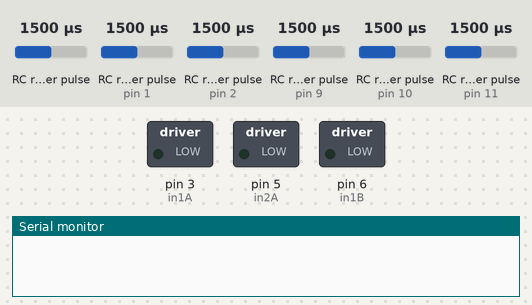
Recording of a sketch running on a simulated Arduino Uno, built with avr-gcc and run on an emulated ATmega328P. On the bench: switched loads named in the sketch (green lamp = pin HIGH), the last lines printed to the serial monitor. Wiring (inferred from the names in the program): 6 × RC receiver channel: data pin 0 / data pin 1 / data pin 2 / data pin 9 / data pin 10 / data pin 11. The inputs (shaded band) are chosen by the test bench; at power-on: RC receiver pulse (sensors on pin 2, pin 1, pin 9, pin 10, pin 11) 1500 µs, RC receiver pulse 1500 µs. Pins used as bus, display or sensor lines are not drawn.

Above: at 1.2 s.
1.3 s: RC receiver pulse (sensor on pin 2) set to 1263 µs
2.8 s: RC receiver pulse (sensor on pin 2) set to 1231 µs
At 4.0 s:
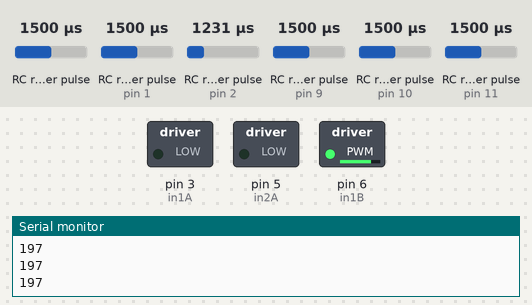
4.3 s: RC receiver pulse (sensor on pin 2) set to 1980 µs
At 5.3 s:
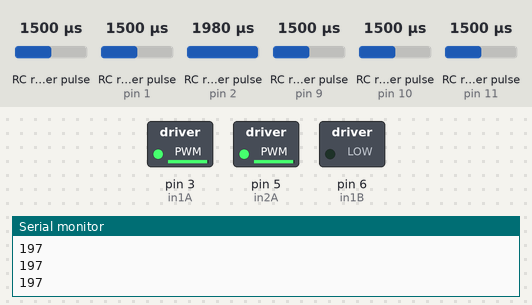
Timing chart, 0 to 7.3 s (numbered marks = the images above; inputs shaded):
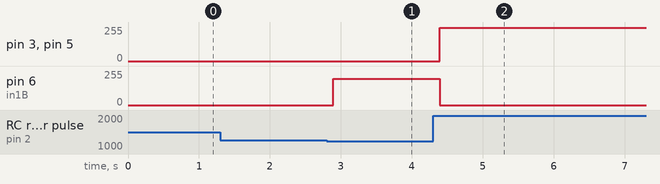

Measured:
- the behaviour switches between 1249 and 1248 µs on RC receiver pulse (sensor on pin 2) (found by bisection; images 0 and 1)
- after the input at 1.3 s, every drawn part: stays the same
- after the input at 2.8 s, pin 6 (in1B): 0/255 → 197/255 after 0.09 s
- after the input at 4.3 s, pin 3 (in1A), pin 5 (in2A): 0/255 → 249/255 after 0.09 s; pin 6 (in1B): 197/255 → 0/255 after 0.09 s

The sketch:

RcRadioTank.ino
```cpp
// Define Input Connections
#define CH1 0
#define CH2 1
#define CH3 2
#define CH4 9
#define CH5 10
#define CH6 11

//motor pins
#define in1A 3
#define in2A 5
#define in1B 6
#define in2B 9

//Motor direction
int MotorDirA = 1;
int MotorDirB = 1;

// Integers to represent values from sticks and pots
int ch1Value;
int ch2Value;
int ch3Value;
int ch4Value;
int ch5Value;

// Boolean to represent switch value
bool ch6Value;

//Flags and variables for the program
int deadZone = 50;
int maxSpeed = 255;
int minSpeed = 0;


// Read the number of a specified channel and convert to the range provided.
// If the channel is off, return the default value
int readChannel(int channelInput, int minLimit, int maxLimit, int defaultValue){
  int ch = pulseIn(channelInput, HIGH, 30000);
  if (ch < 100) return defaultValue;
  return map(ch, 1000, 2000, minLimit, maxLimit);
}

// Read the switch channel and return a boolean value
bool readSwitch(byte channelInput, bool defaultValue){
  int intDefaultValue = (defaultValue)? 100: 0;
  int ch = readChannel(channelInput, 0, 100, intDefaultValue);
  return (ch > 50);
}

void forwards(int speed){
  //check for directional input

  //Start motors forwards
  analogWrite(in1A, speed);
  analogWrite(in2A, speed);

  //Stop motors backwards
  analogWrite(in1B, 0);
  analogWrite(in2B, 0);

  delay(1);

}

void backwards(int speed){

 //Map the speed to the range 0-255 for reverse
 int newSpeed = map(speed, 0, 255, 255, 0);
 Serial.println(newSpeed);
 if (newSpeed > 255) newSpeed = 255;
  analogWrite(in1B, newSpeed);
  analogWrite(in2B, newSpeed);

 //Stop motors forwards
  analogWrite(in1A, 0);
  analogWrite(in2A, 0);
  delay(1);

}

int directionalInputCheck(){

}

void setup(){
  // Set up serial monitor
  Serial.begin(115200);

  // Set all pins as inputs
  pinMode(CH1, INPUT);
  pinMode(CH2, INPUT);
  pinMode(CH3, INPUT);
  pinMode(CH4, INPUT);
  pinMode(CH5, INPUT);
  pinMode(CH6, INPUT);

  //Motor pins
  pinMode(in1A, OUTPUT);
  pinMode(in2A, OUTPUT);
  pinMode(in1B, OUTPUT);
  pinMode(in2B, OUTPUT);

}
void getChannelValues(){
  // Get values for each channel and store in variables
  ch1Value = readChannel(CH1, -100, 100, 0);
  ch2Value = readChannel(CH2, -100, 100, 0);
  ch3Value = readChannel(CH3, -100, 100, -100);
  ch4Value = readChannel(CH4, -100, 100, 0);
  ch5Value = readChannel(CH5, -100, 100, 0);
  ch6Value = readSwitch(CH6, false);
}

 void stopAllMotorOutput(){
  analogWrite(in1A, 0);
  analogWrite(in2A, 0);
  analogWrite(in1B, 0);
  analogWrite(in2B, 0);
  delay(1);
 }
void loop() {

  // Read the values of each channel
  getChannelValues();

  //Map the values to the range 0-255 for the motor outputs
  int ch3ValueMap = map(ch3Value, -100, 100, 0, 255);
  int ch1ValueMap = map(ch1Value, -100, 100, 0, 255);

 //Check to see if the stick is in the dead zone
  if(ch3Value > 0 && ch3Value > deadZone){
    forwards(ch3ValueMap);
  }
  else if(ch3Value < 0 && ch3Value < -deadZone){
    backwards(ch3ValueMap);
  }
  else{
    stopAllMotorOutput();
  }

}
```
